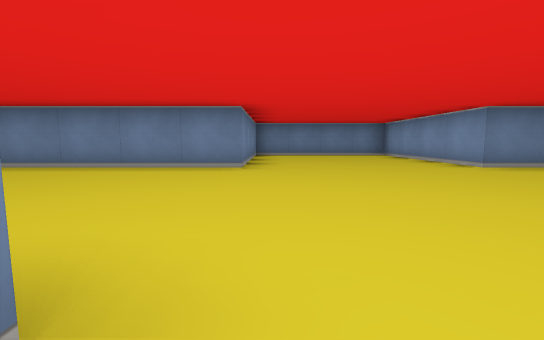
[1] (above)

16 first-person views from a walk through a cub3D maze. The camera is about half as high as the walls, tilts 6° down and sees 90° across. The floor is counted in squares. Each view is taken from the middle of a square. On the plan, view 1 faces up. The plan holds only what a view shows up to about 9 squares ahead; the rest is blank.

[2]
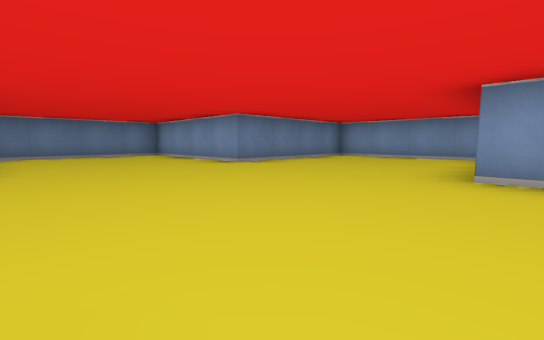

[3]
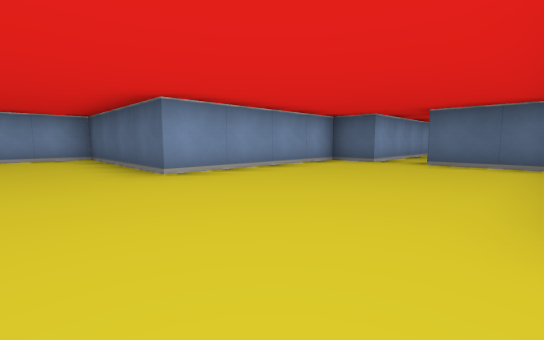

[4]
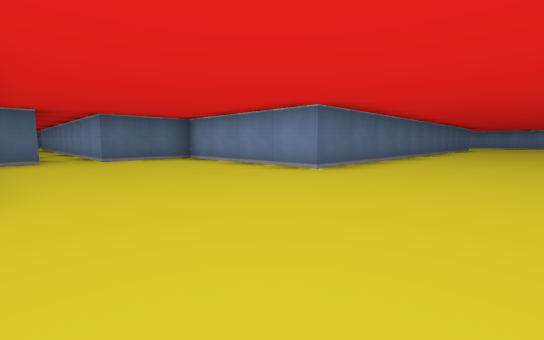

[5]
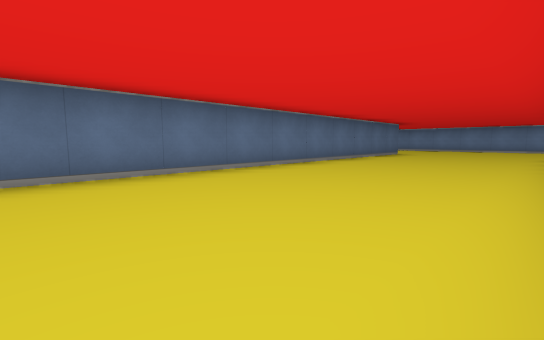

[6]
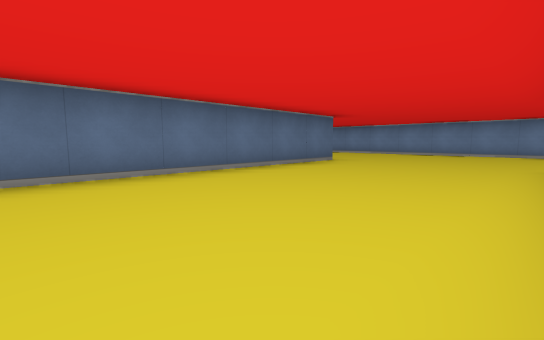

[7]
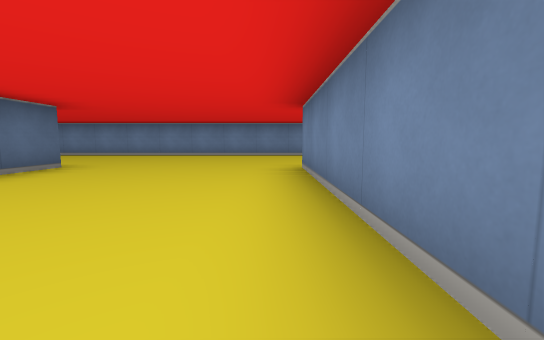

[8]
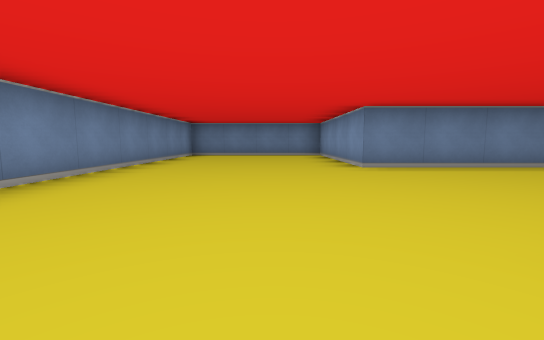

[9]
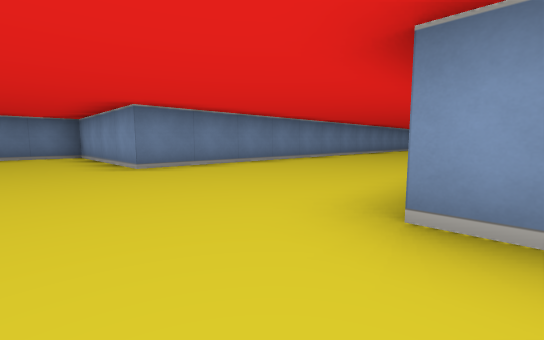

[10]
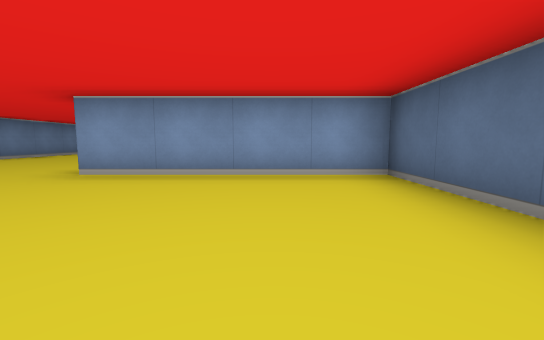

[11]
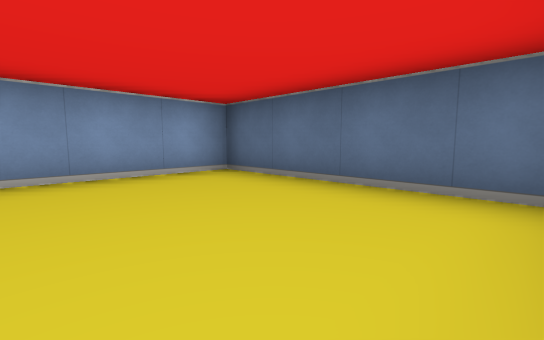

[12]
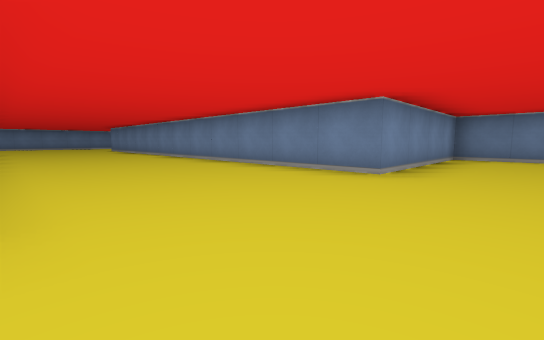

[13]
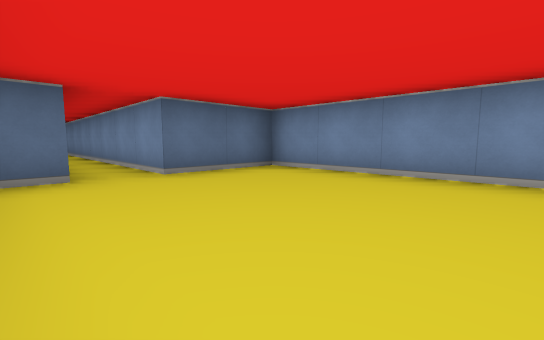

[14]
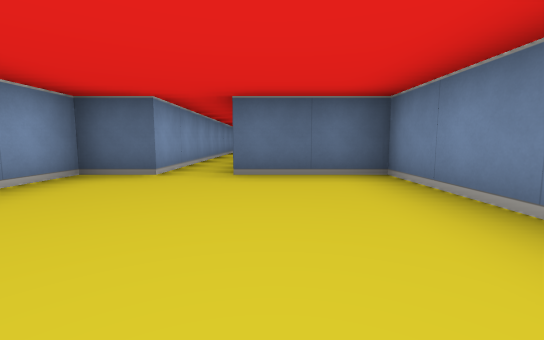

[15]
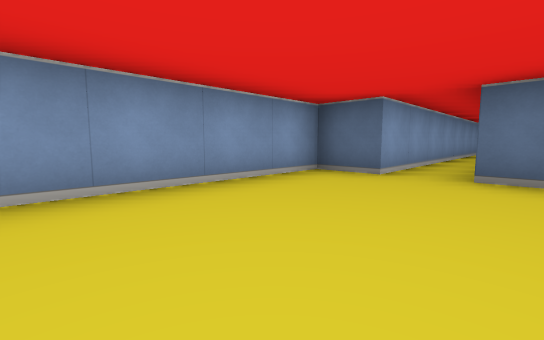

[16]
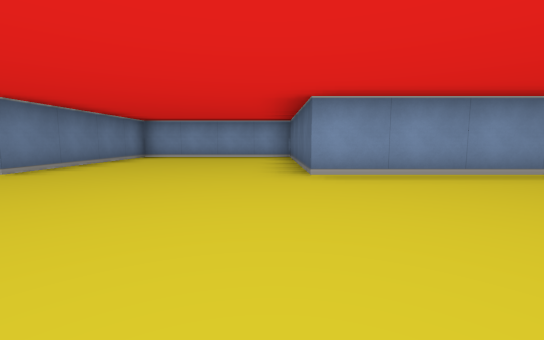

### Floor plan
Points are (right, up) in squares from view 1. A wall is a line through its corners. A room is listed if a view was taken in it or the views show most of it. See-through windows are left out.
Room 1 (views 1, 2, 3, 4, 5, 6, 7, 8, 9, 10, 11, 12, 13, 14, 15, 16)
walls: (-16.1, -3.5) (-12.5, -3.5) (-12.5, 0.5) (-0.5, 0.5) (-0.5, -3.5) (1.5, -3.5) (1.5, -10.5); (2.5, -10.5) (2.5, -3.5) (3.5, -3.5) (3.5, 0.5) (7.5, 0.5) (7.5, 4.5) (3.5, 4.5) (3.5, 8.5) (-0.5, 8.5) (-0.5, 4.5) (-12.5, 4.5) (-12.5, 8.5) (-16.5, 8.5) (-16.5, -2.6)

Where each view was taken, in squares from view 1:
view 1: 0 up, 0 right, facing up
view 2: 0 up, 0 right, facing up-right
view 3: 2 up, 0 right, facing down-right
view 4: 3 up, 3 right, facing down-left
view 5: 4 up, 3 left, facing down-left
view 6: 4 up, 7 left, facing down-left
view 7: 4 up, 8 left, facing left
view 8: 0 up, 14 left, facing up
view 9: 0 up, 14 left, facing up-right
view 10: 2 down, 16 left, facing right
view 11: 1 down, 16 left, facing down-right
view 12: 1 up, 1 right, facing up-left
view 13: 0 up, 3 right, facing down-left
view 14: 0 up, 1 right, facing down
view 15: 0 up, 1 right, facing down-right
view 16: 1 up, 0 right, facing right
